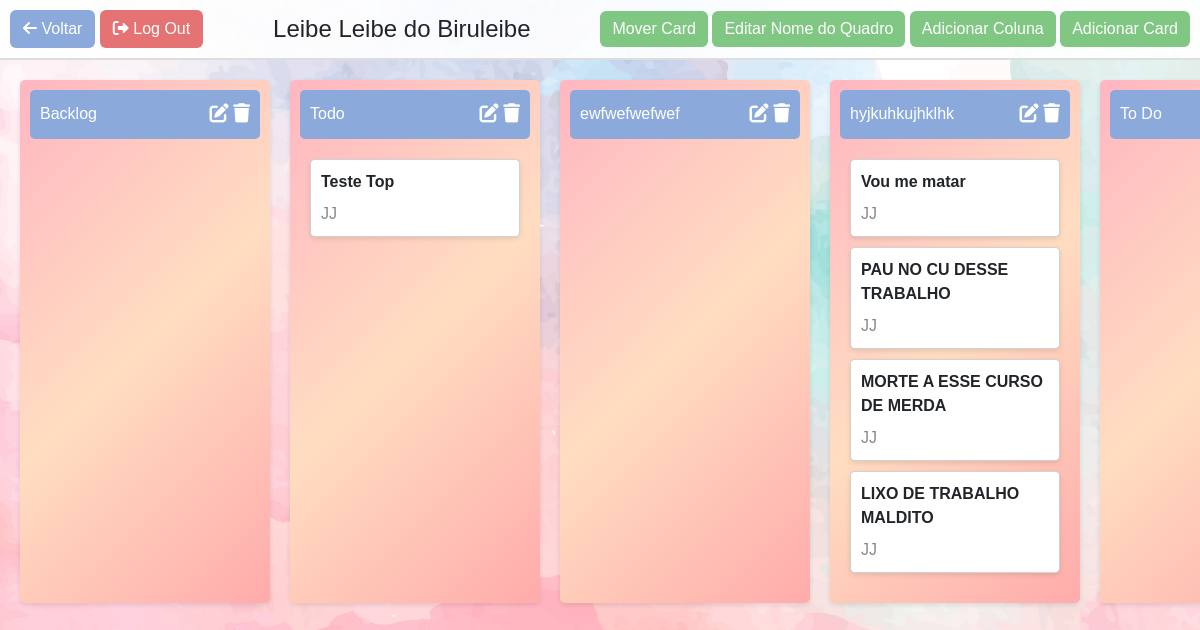
The page /board/1 (signed in) on the database as committed earlier.
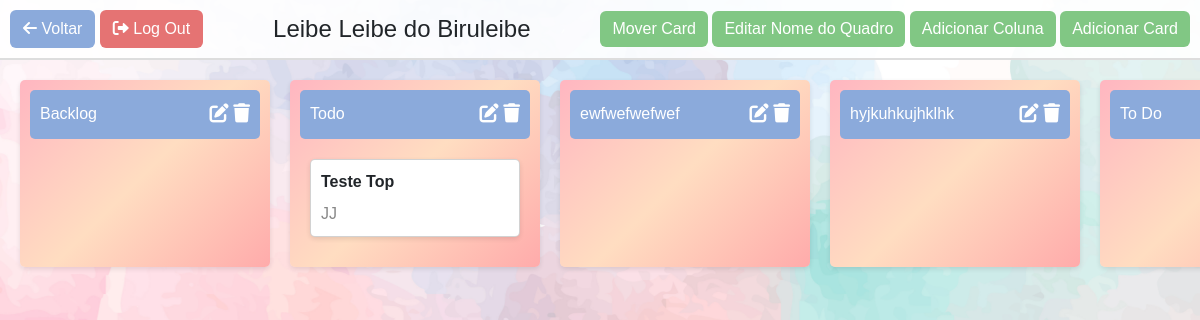
The same page on the database as committed later.
### models.py (models this page shows, shortened)
class Board(db.Model):
    __tablename__ = 'board'
    id = db.Column(db.Integer, primary_key=True)
    name = db.Column(db.String(150), nullable=False)
    creator_id = db.Column(db.Integer, db.ForeignKey('user.id'))
    creator = db.relationship('User', backref='created_boards')
    members = db.relationship('User', secondary='membership', back_populates='boards')
    columns = db.relationship('Column', back_populates='board', cascade='all, delete-orphan')

class Column(db.Model):
    __tablename__ = 'column'
    id = db.Column(db.Integer, primary_key=True)
    name = db.Column(db.String(150), nullable=False)
    board_id = db.Column(db.Integer, db.ForeignKey('board.id'))
    board = db.relationship('Board', back_populates='columns')
    order = db.Column(db.Integer, nullable=False, default=0)

class Card(db.Model):
    id = db.Column(db.Integer, primary_key=True)
    title = db.Column(db.String(150), nullable=False)
    description = db.Column(db.Text)
    start_time = db.Column(db.DateTime)
    end_time = db.Column(db.DateTime)
    status = db.Column(db.String(50))
    creator_id = db.Column(db.Integer, db.ForeignKey('user.id'))
    column_id = db.Column(db.Integer, db.ForeignKey('column.id'), nullable=False)
    assigned_to_id = db.Column(db.Integer, db.ForeignKey('user.id'))
    board_id = db.Column(db.Integer, db.ForeignKey('board.id'))
    creator = db.relationship('User', foreign_keys=[creator_id], backref='created_cards')
    assignee = db.relationship('User', foreign_keys=[assigned_to_id], backref='assigned_cards')
    board = db.relationship('Board', backref='cards')

class User(db.Model, UserMixin):
    id = db.Column(db.Integer, primary_key=True)
    username = db.Column(db.String(150), unique=True, nullable=False)
    password = db.Column(db.String(150), nullable=False)
    boards = db.relationship('Board', secondary='membership', back_populates='members')

### app.py (the view)
    @app.route('/board/<int:board_id>')
    @login_required
    def view_board(board_id):
        board = Board.query.get_or_404(board_id)
        if current_user not in board.members and current_user != board.creator:
            flash('Você não tem permissão para visualizar este quadro.', 'danger')
            return redirect(url_for('dashboard'))
        columns = Column.query.filter_by(board_id=board_id).all()
        cards = Card.query.filter_by(board_id=board_id).all()
        status_to_column = {column.name: column for column in columns}
        column_id_to_cards = {column.id: [] for column in columns}
        for card in cards:
            column = status_to_column.get(card.status)
            if column:
                column_id_to_cards[column.id].append({
                    "id": card.id,
                    "title": card.title,
                    "description": card.description,
                    "assigned_to": card.assignee.username if card.assignee else None,
                })
        users = User.query.all()
        return render_template('view_board.html', board=board, columns=columns, column_id_to_cards=column_id_to_cards, users=users)

### templates/view_board.html (shortened to what this page needs)
<!DOCTYPE html>
<html lang="en">
<head>
    <link href="https://cdn.jsdelivr.net/npm/bootstrap@5.3.0-alpha1/dist/css/bootstrap.min.css" rel="stylesheet">
    <link href="https://cdnjs.cloudflare.com/ajax/libs/font-awesome/6.0.0-beta3/css/all.min.css" rel="stylesheet">
</head>
<body>
    <div class="top-menu">
        <div>
            <a href="{{ url_for('dashboard') }}" class="btn btn-back"><i class="fas fa-arrow-left"></i> Voltar</a>
            <a href="{{ url_for('log_out') }}" class="btn btn-log-out"><i class="fas fa-sign-out-alt"></i> Log Out</a>
        </div>
        <h2>{{ board.name }}</h2>
        <div>
            <button class="btn btn-custom" onclick="toggleForm('move-card-form')">Mover Card</button>
            <button class="btn btn-custom" onclick="toggleForm('edit-board-name-form')">Editar Nome do Quadro</button>
            <button class="btn btn-custom" onclick="toggleForm('add-column-form')">Adicionar Coluna</button>
            <button class="btn btn-custom" onclick="toggleForm('create-card-form')">Adicionar Card</button>
        </div>
    </div>
    <div class="board-container">
        {% for column in columns %}
            <div class="column" id="column-{{ column.id }}" data-column-id="{{ column.id }}">
                <div class="column-header">
                    <span class="column-name">{{ column.name }}</span>
                    <div>
                        <button class="icon-button edit-icon" onclick="toggleForm('edit-form-{{ column.id }}')">
                            <i class="fas fa-edit"></i>
                        </button>
                        <form action="{{ url_for('delete_column', board_id=board.id, column_id=column.id) }}" method="POST" style="display:inline;">
                            <button type="submit" class="icon-button" title="Delete Column">
                                <i class="fas fa-trash"></i>
                            </button>
                        </form>
                    </div>
                </div>
                <div class="column-content">
                    {% for card in column_id_to_cards[column.id] %}
                        <div class="card" onclick="showCardDetails({{ card.id }})">
                            <div class="card-title">{{ card.title }}</div>
                            <div class="card-responsible">
                                {% if card.assigned_to %}
                                    {{ card.assigned_to }}
                                {% else %}
                                    Unassigned
                                {% endif %}
                            </div>
                        </div>
                    {% endfor %}
                </div>
            </div>
        {% endfor %}
    </div>
</body>
</html>

### templates/view_board.html (style rules this page uses)
body, html { height: 100%; margin: 0; font-family: Arial, Helvetica, sans-serif; background: url("/static/images/background.jpg") no-repeat center center fixed; background-size: cover; }
.top-menu { background-color: rgba(255, 255, 255, 0.9); padding: 10px; border-bottom: 2px solid #ddd; display: flex; justify-content: space-between; align-items: center; }
.top-menu h2 { margin: 0; font-size: 1.5rem; }
.board-container { display: flex; flex-wrap: nowrap; overflow-x: auto; padding: 20px; gap: 20px; }
.column { flex: 0 0 auto; width: 250px; border-radius: 5px; padding: 10px; box-shadow: 0 2px 5px rgba(0,0,0,0.1); background: linear-gradient(135deg, #FFB6C1, #FFDDC1, #FFABAB, #FFC3A0, #B9FBC0, #D6EAF8, #F9E79F); background-size: 300% 300%; animation: gradient 10s ease infinite; color: #333; position: relative; }
.column-header { display: flex; justify-content: space-between; align-items: center; background-color: #8baadb; color: #fff; padding: 10px; border-radius: 5px; margin-bottom: 10px; }
.column-content { padding: 10px; overflow-y: auto; }
.card { background: #fff; padding: 10px; margin-bottom: 10px; border-radius: 5px; box-shadow: 0 2px 5px rgba(0,0,0,0.1); cursor: pointer; transition: background-color 0.3s; }
.card-title { font-weight: bold; }
.card-responsible { color: #888; }
.btn-custom { background-color: #81c784; color: #fff; border: none; }
.btn-log-out { background-color: #e57373; color: #fff; }
.btn-back { background-color: #8baadb; color: #fff; }
.icon-button { background: none; border: none; color: #fff; cursor: pointer; padding: 0; margin: 0; font-size: 1.2rem; }

Rows that differ between the two databases and show on the page:
removed Card: title "Vou me matar"
removed Card: title "PAU NO CU DESSE TRABALHO"
removed Card: title "MORTE A ESSE CURSO DE MERDA"
removed Card: title "LIXO DE TRABALHO MALDITO"
Other text that changed with them:
list line gone: "JJ"
